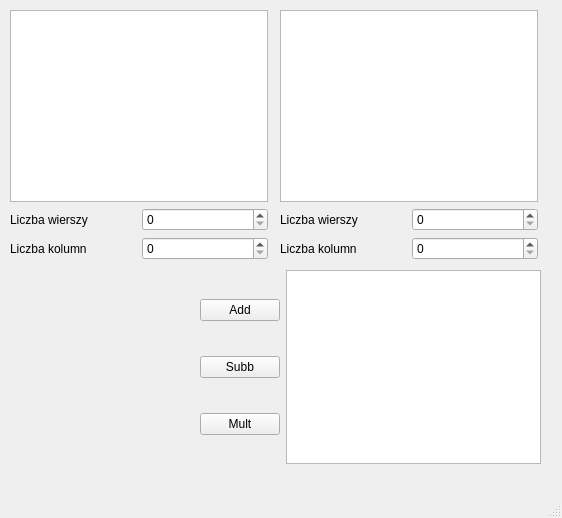
<?xml version="1.0" encoding="UTF-8"?>
<ui version="4.0">
 <class>MainWindow</class>
 <widget class="QMainWindow" name="MainWindow">
  <property name="geometry">
   <rect>
    <x>0</x>
    <y>0</y>
    <width>562</width>
    <height>518</height>
   </rect>
  </property>
  <property name="windowTitle">
   <string>MainWindow</string>
  </property>
  <widget class="QWidget" name="centralwidget">
   <widget class="QWidget" name="layoutWidget">
    <property name="geometry">
     <rect>
      <x>200</x>
      <y>270</y>
      <width>341</width>
      <height>194</height>
     </rect>
    </property>
    <layout class="QHBoxLayout" name="horizontalLayout_5">
     <item>
      <layout class="QVBoxLayout" name="verticalLayout_3">
       <item>
        <widget class="QPushButton" name="addbut">
         <property name="text">
          <string>Add</string>
         </property>
        </widget>
       </item>
       <item>
        <widget class="QPushButton" name="subbut">
         <property name="text">
          <string>Subb</string>
         </property>
        </widget>
       </item>
       <item>
        <widget class="QPushButton" name="multbut">
         <property name="text">
          <string>Mult</string>
         </property>
        </widget>
       </item>
      </layout>
     </item>
     <item>
      <widget class="QTableView" name="tableView_3"/>
     </item>
    </layout>
   </widget>
   <widget class="QWidget" name="layoutWidget">
    <property name="geometry">
     <rect>
      <x>10</x>
      <y>10</y>
      <width>258</width>
      <height>250</height>
     </rect>
    </property>
    <layout class="QVBoxLayout" name="verticalLayout">
     <item>
      <widget class="QTableView" name="tableView"/>
     </item>
     <item>
      <layout class="QHBoxLayout" name="horizontalLayout">
       <item>
        <widget class="QLabel" name="label">
         <property name="text">
          <string>Liczba wierszy</string>
         </property>
        </widget>
       </item>
       <item>
        <widget class="QSpinBox" name="Lw1spinbox"/>
       </item>
      </layout>
     </item>
     <item>
      <layout class="QHBoxLayout" name="horizontalLayout_2">
       <item>
        <widget class="QLabel" name="label_2">
         <property name="text">
          <string>Liczba kolumn</string>
         </property>
        </widget>
       </item>
       <item>
        <widget class="QSpinBox" name="Lk1spinbox"/>
       </item>
      </layout>
     </item>
    </layout>
   </widget>
   <widget class="QWidget" name="layoutWidget">
    <property name="geometry">
     <rect>
      <x>280</x>
      <y>10</y>
      <width>258</width>
      <height>250</height>
     </rect>
    </property>
    <layout class="QVBoxLayout" name="verticalLayout_2">
     <item>
      <widget class="QTableView" name="tableView_2"/>
     </item>
     <item>
      <layout class="QHBoxLayout" name="horizontalLayout_3">
       <item>
        <widget class="QLabel" name="label_3">
         <property name="text">
          <string>Liczba wierszy</string>
         </property>
        </widget>
       </item>
       <item>
        <widget class="QSpinBox" name="Lw2spinbox"/>
       </item>
      </layout>
     </item>
     <item>
      <layout class="QHBoxLayout" name="horizontalLayout_4">
       <item>
        <widget class="QLabel" name="label_4">
         <property name="text">
          <string>Liczba kolumn</string>
         </property>
        </widget>
       </item>
       <item>
        <widget class="QSpinBox" name="Lk2spinbox"/>
       </item>
      </layout>
     </item>
    </layout>
   </widget>
  </widget>
  <widget class="QMenuBar" name="menubar">
   <property name="geometry">
    <rect>
     <x>0</x>
     <y>0</y>
     <width>562</width>
     <height>21</height>
    </rect>
   </property>
  </widget>
  <widget class="QStatusBar" name="statusbar"/>
 </widget>
 <resources/>
 <connections/>
</ui>
